Frame 1 (no input): blank canvas, image omitted
Frame 60 (no input): blank canvas, image omitted
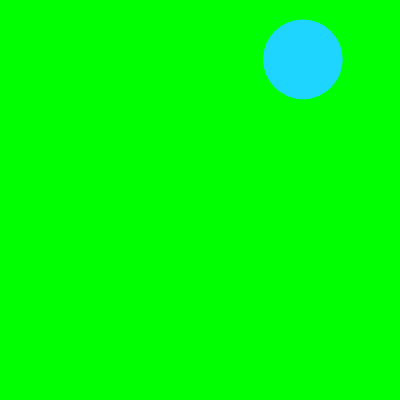
Frame 120 (the mouse pressed at the canvas centre since frame 60)

The p5.js sketch whose frames 1 and 60 were blank and that drew this single picture after the mouse press (run headless with seeded random() and noise() and a simulated clock; from frame 60 on, the mouse is pressed at the canvas centre):

// p5.js sketch
// ── sketch.js
var bubbles = [];
var value = 0;

function setup() {
  createCanvas(400, 400);
  colorMode(HSB);
}

var Bubble = (function () {

    function Bubble(pos, vel, col, radius) {
        this.pos = pos;
        this.vel = vel;
        this.col = col;
        this.radius = radius;
    }

    Bubble.prototype.show = function () {
        noStroke();
        fill(this.col);
        ellipse(this.pos.x, this.pos.y, this.radius, this.radius);
    }

    Bubble.prototype.update = function () {
        this.pos.add(this.vel);
    }

    return Bubble;
    
})();

function mousePressed() {
    const pos = createVector(mouseX, mouseY) // x, y    
    const vel = createVector(random(-4,4),
                             random(-4,4));
    const col = (color(
        random(0,255),
        random(0,255),
        random(0,255)
    ));
    const radius = random(50,150);

    bubbles.push(
        new Bubble(pos,vel,col,radius)
    );
}

function draw() {
  valueincrease();
  
  background(value, 100, 100);
  
  bubbles.forEach((bubble) => {
        bubble.update();
        bubble.show();
    });
}

function valueincrease() {
  value += 1;

  if (value > 360) {
    value = 0;
  }
}
